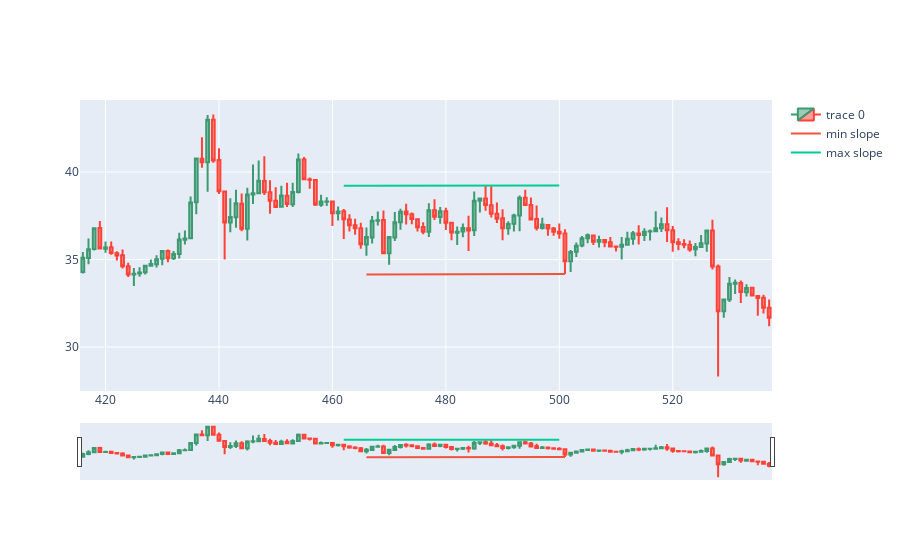

This figure's notebook cell:
### Markdown cell above
# backcandles time window more dynamic

### Code cell
import numpy as np
from matplotlib import pyplot
backcandles= 40 # 6*8
brange = 10 # backcandles//4 #should be less than backcandles
wind = 6

candleid = 500

optbackcandles= backcandles
sldiff = 999

for r1 in range(backcandles-brange, backcandles+brange):
    maxim = np.array([])
    minim = np.array([])
    xxmin = np.array([])
    xxmax = np.array([])
    for i in range(candleid-r1, candleid+1, wind):
        minim = np.append(minim, df.Low.iloc[i:i+wind].min())
        xxmin = np.append(xxmin, df.Low.iloc[i:i+wind].idxmin())
    for i in range(candleid-r1, candleid+1, wind):
        maxim = np.append(maxim, df.High.loc[i:i+wind].max())
        xxmax = np.append(xxmax, df.High.iloc[i:i+wind].idxmax())
    slmin, intercmin = np.polyfit(xxmin, minim,1)
    slmax, intercmax = np.polyfit(xxmax, maxim,1)
    
    if(abs(slmin-slmax)<sldiff):
        sldiff = abs(slmin-slmax)
        optbackcandles=r1
        slminopt = slmin
        slmaxopt = slmax
        intercminopt = intercmin
        intercmaxopt = intercmax
        maximopt = maxim.copy()
        minimopt = minim.copy()
        xxminopt = xxmin.copy()
        xxmaxopt = xxmax.copy()

        print(optbackcandles)
dfpl = df[candleid-wind-optbackcandles-backcandles:candleid+optbackcandles]  
fig = go.Figure(data=[go.Candlestick(x=dfpl.index,
                open=dfpl['Open'],
                high=dfpl['High'],
                low=dfpl['Low'],
                close=dfpl['Close'])])

adjintercmax = (df.High.iloc[xxmaxopt] - slmaxopt*xxmaxopt).max()
adjintercmin = (df.Low.iloc[xxminopt] - slminopt*xxminopt).min()
fig.add_trace(go.Scatter(x=xxminopt, y=slminopt*xxminopt + adjintercmin, mode='lines', name='min slope'))
fig.add_trace(go.Scatter(x=xxmaxopt, y=slmaxopt*xxmaxopt + adjintercmax, mode='lines', name='max slope'))
fig.show()
